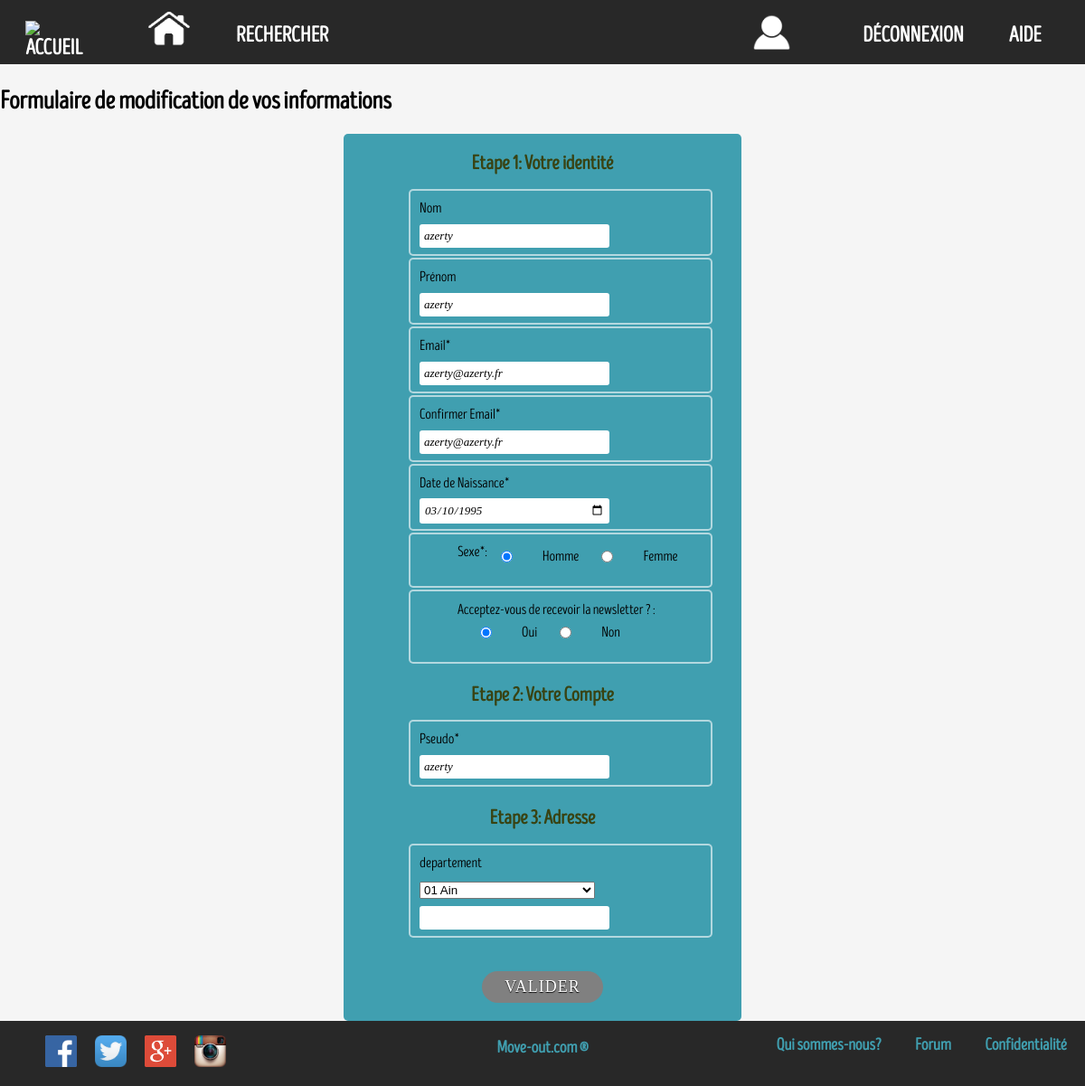
Screenshot of /APP_PHP_Base/modification_infos_profil.php (signed in) with the database file from the repository.
### tables this page shows
CREATE TABLE IF NOT EXISTS `utilisateur` (
  `IDutilisateur` int(11) NOT NULL AUTO_INCREMENT,
  `admin` tinyint(1) NOT NULL,
  `pseudo` varchar(50) NOT NULL,
  `nom_utilisateur` varchar(50) NOT NULL,
  `prenom_utilisateur` varchar(50) NOT NULL,
  `sexe` tinyint(1) NOT NULL,
  `adresse_mail` varchar(90) NOT NULL,
  `mot_de_passe` varchar(50) NOT NULL,
  `date_de_naissance` date NOT NULL,
  `numero_departement_de_residence` int(5) NOT NULL,
  `accepte_newsletter` tinyint(1) NOT NULL,
  `IDimage_profil` int(11) NOT NULL,
  PRIMARY KEY (`IDutilisateur`),
  UNIQUE KEY `pseudo` (`pseudo`),
  UNIQUE KEY `pseudo_2` (`pseudo`),
  UNIQUE KEY `adresse_mail` (`adresse_mail`),
  UNIQUE KEY `adresse_mail_2` (`adresse_mail`),
  UNIQUE KEY `adresse_mail_3` (`adresse_mail`)
);

### APP_PHP_Base/formulaire_modification_profil.php (the view)
   <h1 classe="titre">Formulaire de modification de vos informations</h1>
   <form class="formulaire" id="formulaire_modification_profil" action ="validation_modification_profil.php" method="post">
     <fieldset>
       <legend>Votre identité</legend>
       <ol>
           <li>
               <label for=nom>Nom</label>
               <input id=nom name=nom type=text value="<?php echo $nom ;?>" autofocus>
           </li>
           <li>
                  <label for=prenom>Prénom</label>
                  <input id=prenom_utilisateur name=prenom_utilisateur type=text value="<?php echo $prenom ;?>">
    </li>
           <li>
           <label for=email>Email*</label>
           <input id=email name=email type=email value="<?php echo $mail ;?>" required>
         </li>
	  <li>
           <label for=conf_email>Confirmer Email*</label>
           <input id=conf_email name=conf_email value="<?php echo $mail ;?>" type=email required>
         </li>
           <li>
           <label for=date_naissance>Date de Naissance*</label>
           <input id=date_naissance name=date_naissance value="<?php echo $date_naissance ;?>" type=date required>
         </li>
           <li>
               <fieldset>
                   <label id='unPeuPlusBas'>Sexe*:</label>
                   <ol>
                       <li>
                           <input id="sexe" name="sexe" value=1 type=radio required <?php if($sexe==1){echo'checked';}?>>
                           <label for=homme>Homme</label>
                       </li>
                       <li>
                           <input id="sexe" name="sexe" value=0 type=radio required <?php if($sexe==0){echo'checked';}?>>
                           <label for=femme>Femme</label>
                       </li>
                   </ol>
               </fieldset>
           </li>
           <li>
           <fieldset>
               <label>Acceptez-vous de recevoir la newsletter ? :</label>
               <ol>
                       <li>
                           <input id=accepte_newsletter name="accepte_newsletter" value="1" type=radio <?php if($newsletter==1){echo'checked';}?>>
                           <label for=homme>Oui</label>
                       </li>
                       <li>
                           <input id=accepte_newsletter name="accepte_newsletter" value="0" type=radio <?php if($newsletter==0){echo'checked';}?>>
                           <label for=femme>Non</label>
                       </li>
               </ol>
           </li>
       </ol>
       </fieldset>
<fieldset>
	<legend>Votre Compte</legend>
	<ol>
	  <li>
                   <label for=pseudo>Pseudo*</label>
                   <input id=pseudo name=pseudo type=tel value="<?php echo $pseudo ;?>" required>
                 </li>
  </fieldset>
         <fieldset>
           <legend>Adresse</legend>
             <ol>
               <li>
        	<label for="text">departement</label>
        	<select name="departement" id="departement" required>
        </li>
                   <?php
               $reponse1 = $bdd->query('SELECT DISTINCT * FROM departement');
               $increment=1;
               while($donnees1 =$reponse1->fetch())
                       {
                           if ($increment != $dept_residence){
                           echo '<option value='.$donnees1['departement_id'].'>'.$donnees1['departement_code'].' '.$donnees1['departement_nom'].'</option>';
               		$increment++;
                       }
                       else{
                           echo '<option value=' . $donnees1['departement_id'] . ' selected >' . $donnees1['departement_nom'] . '</option>';
                           $increment++;
                       }
                       }  ?>
         </ol>
           <input>
       </fieldset>
                <button id=sub_inscr type=submit name=sub_inscr >valider</button>
              </form>

### APP_PHP_Base/CSSformulaire.css (style rules this page uses)
body { background-image: url('Images/Fond2.jpg'); background-color:#F5F5F5; margin:0; font-family: Police; }
html, body, h1, form, fieldset, legend, ol, li { margin: auto; padding: auto; }
h1 { font-size: 28px; margin-top:20px; margin-bottom: 20px; }
.formulaire { background: #409fb0; -moz-border-radius: 5px; -webkit-border-radius: 5px; -khtml-border-radius: 5px; border-radius: 5px; counter-reset: fieldsets; padding: 20px; min-width: 300px; max-width:400px; }
.formulaire fieldset { border: none; margin-bottom: 10px; }
.formulaire fieldset:last-of-type { margin-bottom: 0; }
.formulaire legend { color: #384313; font-size: 22px; font-weight: bold; padding-bottom: 10px; }
.formulaire > fieldset > legend:before { content: "Etape " counter(fieldsets) ": "; counter-increment: fieldsets; }
.formulaire ol li { background: #409fb0; background: #409fb0; border-color: #e3ebc3; border-color: rgba(255,255,255,.6); border-style: solid; border-width: 2px; -moz-border-radius: 5px; -webkit-border-radius: 5px; -khtml-border-radius: 5px; border-radius: 5px; line-height: 30px; list-style: none; padding: 5px 10px; margin-bottom: 2px; }
.formulaire ol ol li { background: none; border: none; float: left; }
.formulaire label { float: left; font-size: 16px; width: 200px; }
.formulaire fieldset fieldset label { background:none no-repeat left 50%; line-height: 20px; padding: 0 0 0 30px; width: auto; }
.formulaire input:not([type=radio]), .formulaire textarea { background: #ffffff; border: none; -moz-border-radius: 3px; -webkit-border-radius: 3px; -khtml-border-radius: 3px; border-radius: 3px; font: italic 13px Georgia, "Times New Roman", Times, serif; outline: none; padding: 5px; width: 200px; }
.formulaire input[type=radio] { float: left; margin-left: 5px; }
.formulaire button { background: grey; border: none; -moz-border-radius: 20px; -webkit-border-radius: 20px; -khtml-border-radius: 20px; border-radius: 20px; color: #ffffff; display: block; font: 18px Georgia, "Times New Roman", Times, serif; letter-spacing: 1px; margin: auto; padding: 7px 25px; text-shadow: 0 1px 1px #000000; text-transform: uppercase; margin-top: 25px; }

### rows the page displays
utilisateur: nom "azerty", prenom_utilisateur "azerty", email "azerty@azerty.fr", conf_email "azerty@azerty.fr", date_naissance "03/10/1995", sexe "☑", accepte_newsletter "☑", pseudo "azerty"

### other values shown
form field departement "01 Ain"
